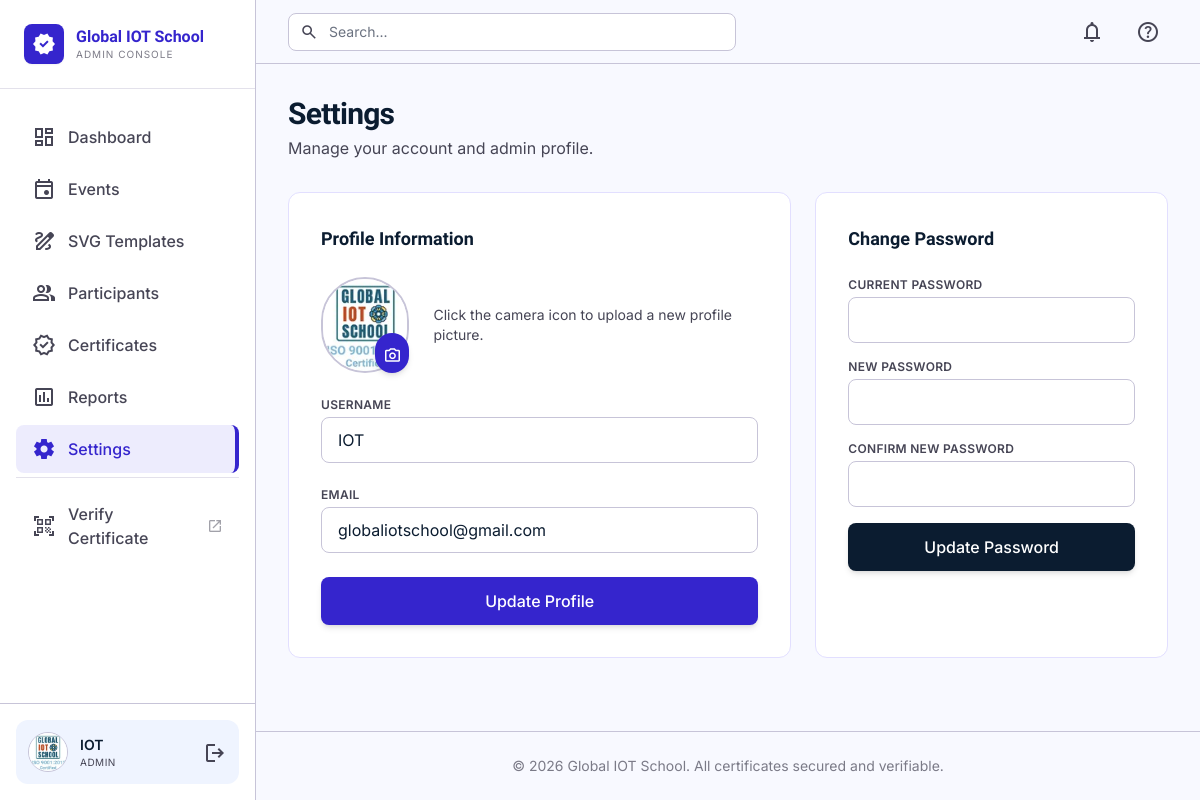
The app's page /settings (signed in) with its own data.
### tables this page shows
CREATE TABLE admins(

    id INTEGER PRIMARY KEY AUTOINCREMENT,

    username TEXT NOT NULL,

    email TEXT NOT NULL,

    password TEXT NOT NULL,

    profile_pic TEXT,

    created_at TEXT

);

### app.py (the view, shortened to what this page needs)
@app.route("/settings", methods=["GET", "POST"])
@login_required
def settings():
    message = None
    error = None
    admin = get_admin_by_id(session["admin_id"])
    return render_template("settings.html", admin=admin, message=message, error=error)

### app.py (called while the page is built)
@app.before_request
def load_logged_in_admin():
    admin_id = session.get("admin_id")
    g.admin = get_admin_by_id(admin_id) if admin_id else None

### database/db.py (called while the page is built)
def get_connection():
    conn = sqlite3.connect(DATABASE)
    conn.row_factory = sqlite3.Row
    return conn

### database/models.py (called while the page is built)
def get_admin_by_id(admin_id):
    conn = get_connection()
    cursor = conn.cursor()
    cursor.execute("SELECT * FROM admins WHERE id=?", (admin_id,))
    admin = cursor.fetchone()
    conn.close()
    return admin

### templates/settings.html (shortened to what this page needs)
{% extends "layouts/base.html" %}
{% block content %}
<div class="mb-8">
    <h1 class="text-3xl font-heading font-bold text-on-surface tracking-tight">Settings</h1>
    <p class="text-on-surface-variant mt-1">Manage your account and admin profile.</p>
</div>
<div class="grid grid-cols-1 lg:grid-cols-12 gap-6">
    <div class="lg:col-span-7 bento-card rounded-xl p-8">
        <h2 class="font-heading font-semibold text-lg text-on-surface mb-6">Profile Information</h2>
        <form method="POST" enctype="multipart/form-data" class="space-y-6">
            <div class="flex gap-6 items-center">
                <div class="relative">
                    {% if admin["profile_pic"] %}
                        <img id="preview" src="{{ url_for('static', filename='uploads/' + admin['profile_pic']) }}"
                             class="w-24 h-24 rounded-full object-cover border-2 border-outline-variant">
                    {% else %}
                        <div id="preview-placeholder" class="w-24 h-24 rounded-full bg-primary/10 text-primary flex items-center justify-center text-3xl font-bold border-2 border-outline-variant">
                            {{ admin["username"][0] | upper }}
                        </div>
                    {% endif %}
                    <label class="absolute bottom-0 right-0 bg-primary text-white p-2 rounded-full cursor-pointer hover:bg-primary-container transition-colors shadow-md">
                        <span class="material-symbols-outlined text-[18px]">photo_camera</span>
                    </label>
                </div>
                <div class="text-sm text-on-surface-variant">
                    Click the camera icon to upload a new profile picture.
                </div>
            </div>
            <div>
                <label class="block text-xs font-semibold text-on-surface-variant uppercase tracking-wide mb-1">Username</label>
                <input type="text" name="username" value="{{ admin['username'] }}"
                       class="w-full px-4 py-2.5 bg-surface-container-lowest border border-outline-variant rounded-lg focus:outline-none focus:ring-2 focus:ring-primary/20 focus:border-primary transition-all">
            </div>
            <div>
                <label class="block text-xs font-semibold text-on-surface-variant uppercase tracking-wide mb-1">Email</label>
                <input type="email" name="email" value="{{ admin['email'] }}"
                       class="w-full px-4 py-2.5 bg-surface-container-lowest border border-outline-variant rounded-lg focus:outline-none focus:ring-2 focus:ring-primary/20 focus:border-primary transition-all">
            </div>
            <button type="submit"
                    class="w-full bg-primary text-white py-3 rounded-lg font-medium hover:bg-primary-container transition-all shadow-md active:scale-[0.98]">
                Update Profile
            </button>
        </form>
    </div>
    <div class="lg:col-span-5 bento-card rounded-xl p-8">
        <h2 class="font-heading font-semibold text-lg text-on-surface mb-6">Change Password</h2>
        <form method="POST" onsubmit="return validatePassword(event)" class="space-y-4">
            <div>
                <label class="block text-xs font-semibold text-on-surface-variant uppercase tracking-wide mb-1">Current Password</label>
                <input type="password" name="current_password" required
                       class="w-full px-4 py-2.5 bg-surface-container-lowest border border-outline-variant rounded-lg focus:outline-none focus:ring-2 focus:ring-primary/20 focus:border-primary transition-all">
            </div>
            <div>
                <label class="block text-xs font-semibold text-on-surface-variant uppercase tracking-wide mb-1">New Password</label>
                <input type="password" name="new_password" id="newpass" required minlength="6"
                       class="w-full px-4 py-2.5 bg-surface-container-lowest border border-outline-variant rounded-lg focus:outline-none focus:ring-2 focus:ring-primary/20 focus:border-primary transition-all">
            </div>
            <div>
                <label class="block text-xs font-semibold text-on-surface-variant uppercase tracking-wide mb-1">Confirm New Password</label>
                <input type="password" name="confirm_password" id="confirmpass" required minlength="6"
       class="w-full px-4 py-2.5 bg-surface-container-lowest border border-outline-variant rounded-lg focus:outline-none focus:ring-2 focus:ring-primary/20 focus:border-primary transition-all">
            </div>
            <button type="submit"
                    class="w-full bg-on-surface text-white py-3 rounded-lg font-medium hover:bg-black transition-all shadow-md active:scale-[0.98]">
                Update Password
            </button>
        </form>
    </div>
</div>
{% endblock %}

### templates/layouts/base.html (shortened to what this page needs)
<!DOCTYPE html>
<html lang="en">
<head>
<script src="https://cdn.tailwindcss.com?plugins=forms,container-queries"></script>
</head>
<body class="bg-surface text-on-surface font-body">
<aside class="fixed left-0 top-0 h-full w-64 bg-surface-container-lowest border-r border-outline-variant flex flex-col z-50">
    <div class="p-6 flex items-center gap-3 border-b border-outline-variant/50">
        <div class="w-10 h-10 bg-primary flex items-center justify-center rounded-lg shadow-sm">
            <span class="material-symbols-outlined text-white" style="font-variation-settings: 'FILL' 1;">verified</span>
        </div>
        <div class="flex flex-col">
            <span class="font-heading font-bold text-primary leading-tight">Global IOT School</span>
            <span class="text-[10px] uppercase tracking-widest text-on-surface-variant/70">Admin Console</span>
        </div>
    </div>
    <nav class="flex-1 px-4 py-6 space-y-1 overflow-y-auto">
        {% set nav_items = [
            ("dashboard", "dashboard", "Dashboard"),
            ("events.events", "event", "Events"),
            ("templates.templates_list", "draw", "SVG Templates"),
            ("participants.participants_list", "group", "Participants"),
            ("certificates_gen.certificates_list", "verified", "Certificates"),
            ("reports", "assessment", "Reports"),
            ("settings", "settings", "Settings")
        ] %}
        {% for endpoint, icon, label in nav_items %}
        <a href="{{ url_for(endpoint) }}"
           class="flex items-center gap-3 px-4 py-3 rounded-lg font-medium transition-colors
                  {% if request.endpoint == endpoint %}
                      text-primary bg-primary-container/10 border-r-4 border-primary
                  {% else %}
                      text-on-surface-variant hover:text-primary hover:bg-surface-container-low
                  {% endif %}">
            <span class="material-symbols-outlined" {% if request.endpoint == endpoint %}style="font-variation-settings: 'FILL' 1;"{% endif %}>{{ icon }}</span>
            <span>{{ label }}</span>
        </a>
        {% endfor %}
        <div class="pt-3 mt-3 border-t border-outline-variant/50">
            <a href="{{ url_for('verify.verify_search') }}" target="_blank" rel="noopener"
               class="flex items-center gap-3 px-4 py-3 rounded-lg font-medium text-on-surface-variant hover:text-primary hover:bg-surface-container-low transition-colors">
                <span class="material-symbols-outlined">qr_code_scanner</span>
                <span>Verify Certificate</span>
                <span class="material-symbols-outlined text-[16px] ml-auto opacity-50">open_in_new</span>
            </a>
        </div>
    </nav>
    {% if g.admin %}
    <div class="p-4 border-t border-outline-variant">
        <div class="flex items-center gap-3 p-3 rounded-xl bg-surface-container-low">
            {% if g.admin["profile_pic"] %}
            <img src="{{ url_for('static', filename='uploads/' + g.admin['profile_pic']) }}"
                class="w-10 h-10 rounded-full object-cover border border-outline-variant">
            {% else %}
            <div class="w-10 h-10 rounded-full bg-primary/10 text-primary flex items-center justify-center font-bold">
                {{ g.admin["username"][0] | upper }}
            </div>
            {% endif %}
            <div class="flex-1 overflow-hidden">
                <p class="text-sm font-semibold truncate">{{ g.admin["username"] }}</p>
                <p class="text-[10px] text-on-surface-variant uppercase tracking-wider">Admin</p>
            </div>
            <a href="{{ url_for('auth.logout') }}" class="text-on-surface-variant hover:text-error transition-colors" title="Logout">
                <span class="material-symbols-outlined">logout</span>
            </a>
        </div>
    </div>
    {% endif %}
</aside>
<div class="ml-64 min-h-screen flex flex-col">
    <header class="sticky top-0 z-40 h-16 bg-surface-bright border-b border-outline-variant px-8 flex justify-between items-center">
        <div class="flex-1 flex items-center">
            <div class="relative w-full max-w-md">
                <span class="material-symbols-outlined absolute left-3 top-1/2 -translate-y-1/2 text-on-surface-variant text-lg">search</span>
                <input class="w-full bg-surface-container-lowest border border-outline-variant rounded-lg pl-10 pr-4 py-2 text-sm focus:outline-none focus:ring-2 focus:ring-primary/20 focus:border-primary transition-all"
                       placeholder="Search..." type="text">
            </div>
        </div>
        <div class="flex items-center gap-4">
            <button class="p-2 text-on-surface-variant hover:text-primary transition-colors">
                <span class="material-symbols-outlined">notifications</span>
            </button>
            <button class="p-2 text-on-surface-variant hover:text-primary transition-colors">
                <span class="material-symbols-outlined">help</span>
            </button>
        </div>
    </header>
    <main class="p-8 max-w-[1280px] mx-auto w-full flex-1">
        {% block content %}{% endblock %}
    </main>
    <footer class="mt-auto px-8 py-6 border-t border-outline-variant text-center">
        <p class="text-sm text-on-surface-variant opacity-70">© 2026 Global IOT School. All certificates secured and verifiable.</p>
    </footer>
</div>
</body>
</html>

### templates/layouts/base.html (style rules this page uses)
.material-symbols-outlined { font-variation-settings: 'FILL' 0, 'wght' 400, 'GRAD' 0, 'opsz' 24; vertical-align: middle; }
.bento-card { background: #ffffff; border: 1px solid #e2dfff; transition: all 0.2s ease; }

### records on screen
admins: profile_pic (picture), admin.username "IOT", username "IOT", email "globaliotschool@gmail.com"

### other values on screen
{{ label }} "Dashboard" "Events" "SVG Templates" "Participants" "Certificates" "Reports" "Settings"
